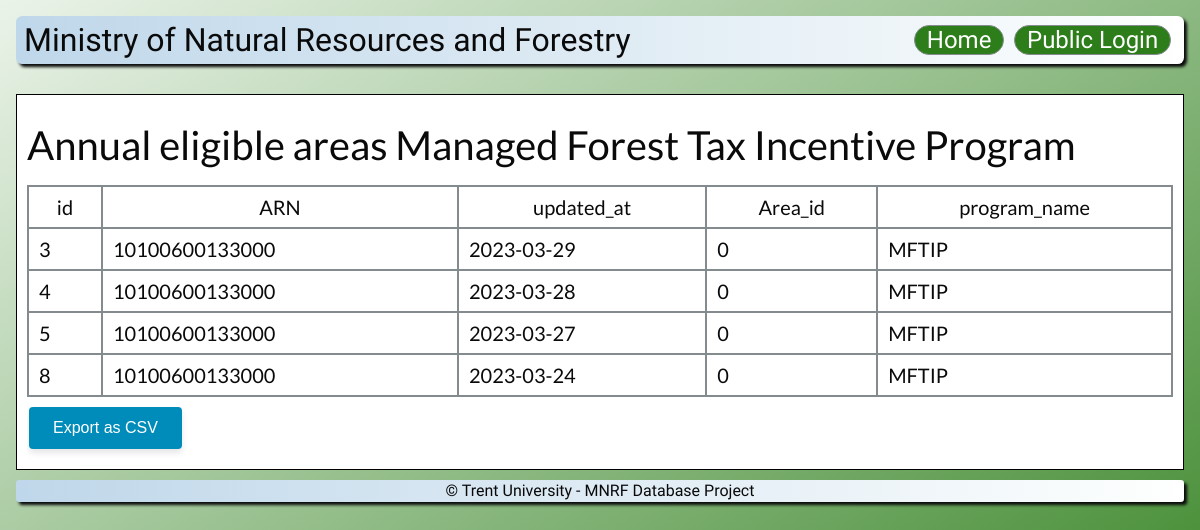
/pages/annual-eligible-mftip.php, run on the app's committed database.
### tables this page shows
CREATE TABLE `EligibleAreaUpdates` (
  `id` int(11) NOT NULL,
  `ARN` bigint(15) NOT NULL,
  `updated_at` date NOT NULL,
  `Area_id` int(11) DEFAULT NULL
);

CREATE TABLE `MFTIP` (
  `program_name` varchar(255) NOT NULL,
  `ARN` bigint(15) NOT NULL
);

### pages/annual-eligible-mftip.php (the view, shortened to what this page needs)
<?php
$currentYear = date('Y');
$pdo = connectDB();
$queryYear = "SELECT EAU.*, MFTIP.program_name
              FROM EligibleAreaUpdates EAU
              JOIN MFTIP ON EAU.ARN = MFTIP.ARN
              WHERE YEAR(EAU.updated_at) = '$currentYear'
              AND MFTIP.program_name = 'MFTIP'";
$stmtYear = $pdo->prepare($queryYear);
$stmtYear->execute();
$hasEntriesYear = $stmtYear->rowCount() > 0;
$rowDataYear = $stmtYear->fetchAll(PDO::FETCH_ASSOC);
$columnNames = !empty($rowDataYear) ? array_keys($rowDataYear[0]) : [];
?>
<!DOCTYPE html>
<html lang="en">
<head>
    <?php include "../includes/metadata.php" ?>
    <link rel="stylesheet" href="styles/master.css" />
</head>
<body>
    <?php include '../includes/header.php'; ?>
    <section class="section-box">
    <h1 class="section-title">Annual eligible areas Managed Forest Tax Incentive Program</h1>
    <?php
    if (!$hasEntriesYear) {
        echo "<p>No entries found.</p>";
    } else {
    ?>
        <div class="results">
        <table class="resultsTable">
    <thead>
        <tr>
            <?php foreach ($columnNames as $column): ?>
                <th scope="col">
                    <?= $column ?>
                </th>
            <?php endforeach; ?>
        </tr>
    </thead>
    <tbody>
        <?php
        foreach ($rowDataYear as $row): ?>
            <tr>
                <?php foreach ($row as $item): ?>
                    <td scope="row">
                        <?= $item ?>
                    </td>
                <?php endforeach ?>
            </tr>
        <?php endforeach ?>
    </tbody>
</table>
<form id="export_form_year" method="post" action="export-eligible.php">
    <button type="submit" class="export-btn">Export as CSV</button>
</form>
        </div>
    <?php } ?>
</section>
<?php include "../includes/footer.php" ?>
</body>
</html>

### styles/master.css (style rules this page uses)
:root { --offblack: #0A0A0B; --dullgreen: #2D7E1A; --bluetint: #BFD7EA; --softgray: #848B8E; --offwhite: #FEFFFE; min-height: 100vh; font-family: "Lato", sans-serif; color: var(--offblack); background-image: linear-gradient(to top left, var(--dullgreen), var(--offwhite) 110%); background-repeat: no-repeat; }
body { padding: 1rem; }
.results { height: 75%; overflow: auto; }
.resultsTable { display: table; width: 100%; }
.resultsTable, .resultsTable th, .resultsTable td { border-collapse: collapse; border: 0.1em solid #848B8E; box-sizing: border-box; padding: 0.5em; }
.section-box { border: 1px solid black; background-color: white; padding: 10px; margin: 10px 0; }
.section-title { margin-top: 20px; font-size: 2em; margin-bottom: 20px; }
body { font-size: 20px; }
.export-btn { background-color: #008CBA; border: none; color: white; text-align: center; display: inline-block; font-size: 1rem; padding: 12px 24px; margin: 10px 2px; cursor: pointer; text-decoration: none; border-radius: 4px; box-shadow: 0 4px 6px rgba(0, 0, 0, 0.1); transition: all 0.3s ease; }
.resultsTable thead { position: sticky; top: 0; background-color: var(--offwhite); }

### pages/annual-eligible-mftip.php (style rules this page uses)
.export-btn { background-color: #008CBA; border: none; color: white; text-align: center; display: inline-block; font-size: 1rem; padding: 12px 24px; margin: 10px 2px; cursor: pointer; text-decoration: none; border-radius: 4px; box-shadow: 0 4px 6px rgba(0, 0, 0, 0.1); transition: all 0.3s ease; }

### data on the page
eligibleareaupdates: id "3", ARN "10100600133000", updated_at "2023-03-29", Area "0", mftip.program_name "MFTIP"
eligibleareaupdates: id "4", ARN "10100600133000", updated_at "2023-03-28", Area "0", mftip.program_name "MFTIP"
eligibleareaupdates: id "5", ARN "10100600133000", updated_at "2023-03-27", Area "0", mftip.program_name "MFTIP"
eligibleareaupdates: id "8", ARN "10100600133000", updated_at "2023-03-24", Area "0", mftip.program_name "MFTIP"

### other printed values
$column "id"
$column "ARN"
$column "updated_at"
$column "Area_id"
$column "program_name"
